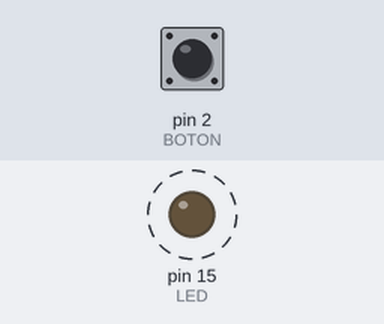
Recording of a sketch running on a simulated Arduino Uno, built with avr-gcc and run on an emulated ATmega328P. On the bench: output pins drawn as LEDs (lit = HIGH). Dashed ring = blinking. Inputs (shaded band) come from the test bench; at power-on: pin 2 (BOTON) LOW.

Above: at 2.8 s.
2.9 s: pin 2 (BOTON) pulled HIGH for 3.2 s
At 6.5 s:
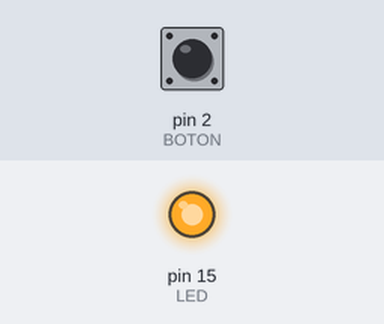
At 7.1 s:
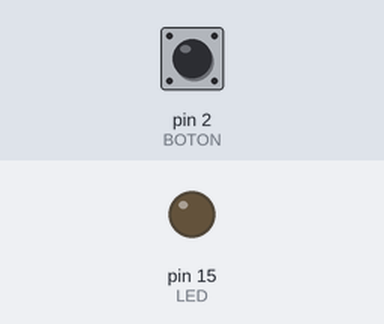
Timing chart, 0 to 13.6 s (numbered marks = the images above; inputs shaded):
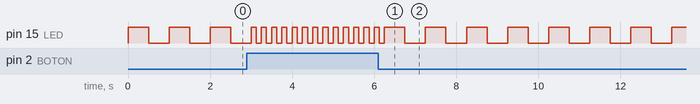

The sketch:

P1A2-Boton-Frec.ino
```cpp
#define BOTON 2     //El push boton está conectado al pin 2
#define LED 15      //El LED del circuito está conectado al pin 15
bool estadoBTN;     //Variable que recive la lectura del boton
void setup() {
  pinMode(BOTON,INPUT); //Declaramos el boton como entrada
  pinMode(LED,OUTPUT);  //Declaramos el LED como salida
  //Serial.begin(115200); //Iniciamos la comunicación serial a 115200 baudios. Código de prueba
}

//Dependiendo del estado del botón se entra a un estado u otro
//Con el boton no presionado: se prende el LED, se mantiene medio segundo,
//se apaga el LED, espera medio segundo antes de la siguiente lectura de boton.
//Este proceso dura un segundo así que el LED parpadea a 1 Hz
//Con el boton no presionado: se prende el LED, se mantiene un octavo de segundo,
//se apaga el LED, espera un octavo de segundo antes de la siguiente lectura de boton.
//Este proceso dura un un cuarto de segundo así que el LED parpadea a 4 Hz
//Debido a la espera que hay entre lecturas del botón, el cambio de un estado a otro tiene
//un percibible retraso. Esto se puede arreglar en código permitiendo lecturas entre los
//delays pero para efectos de la práctica el siguiente código parece satisfactorio.
void loop() {
  estadoBTN = digitalRead(BOTON);       //Lee el estado del botón y lo almacena para elegir instrucciones
  if(estadoBTN == true){                //Elige el bloque de instrucciones correspondiente al estado
    //Serial.println("Presionado");       //Código de prueba.
    digitalWrite(LED,HIGH);             //Enciende el LED
    delay(125);                         //Espera 0.125 segundos
    digitalWrite(LED,LOW);              //Apaga el LED
    delay(125);                         //Espera 0.125 segundos
  }
  else{
    //Serial.println("No Presionado");    //Código de prueba
    digitalWrite(LED,HIGH);             //Enciende el LED
    delay(500);                         //Espera 0.5 segundos
    digitalWrite(LED,LOW);              //Apaga el LED
    delay(500);                         //Espera 0.5 segundos
  }
}
```
